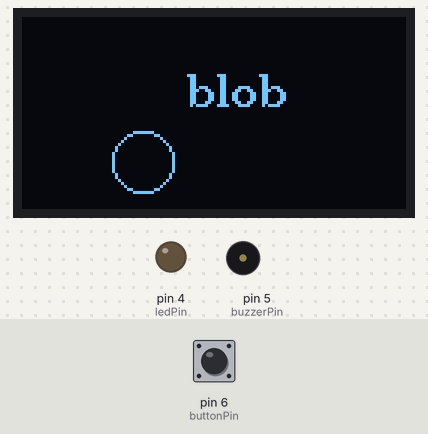
Bench run of a sketch on a simulated Arduino Uno, built with avr-gcc and run on an emulated ATmega328P. Parts: 128×64 one-colour display, output pins drawn as LEDs (lit = HIGH), buzzer (waves = sounding, pin HIGH). The test bench sets the inputs (shaded band); at power-on: pin 6 (buttonPin) LOW.

Above: at 1.2 s.
At 2.8 s:
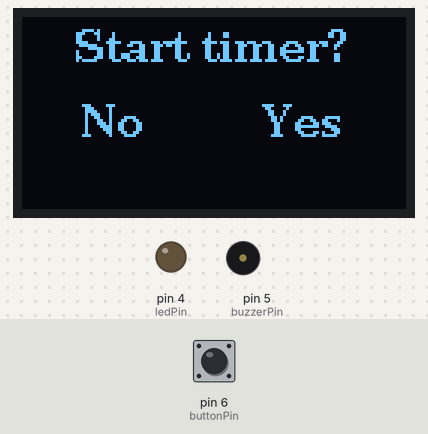
2.9 s: pin 6 (buttonPin) pulled HIGH for 0.15 s
At 3.7 s:
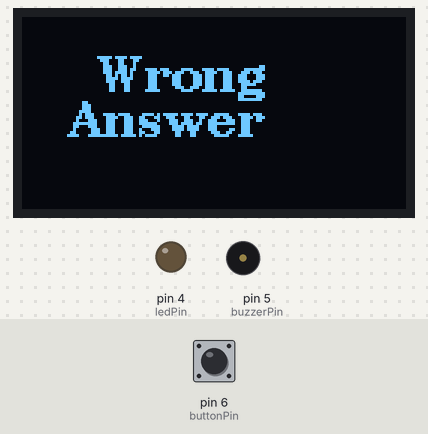
At 4.54 s:
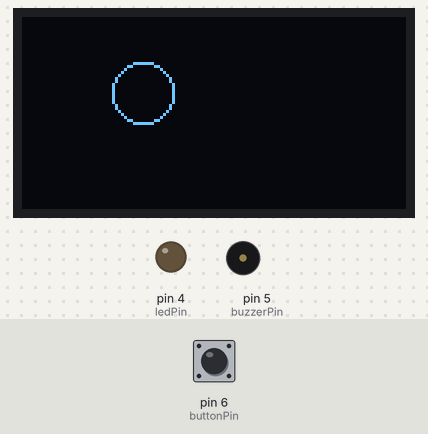
Timing chart, 0 to 6.0 s (numbered marks = the images above; inputs shaded):
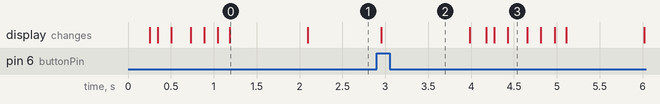

Measured:
- after the input at 2.9 s, the display: changes after 0.05 s (image 2)
- what the display in image 0 shows lasts 0.9 s, from 1.2 s to 2.1 s

The sketch:

arduinotimer.ino
```cpp
#include <U8g2lib.h>
#include <arduino-timer.h>

auto timer = timer_create_default();

U8G2_SSD1306_128X64_NONAME_F_HW_I2C u8g2(U8G2_R2, SCL, SDA, U8X8_PIN_NONE);

unsigned long prevMillis;
unsigned long currentMillis;
boolean timerMode;
int timerTime;

void setup() {

  //for timer
  u8g2.begin();
  pinMode(6, INPUT); //buttonPin
  pinMode(4, OUTPUT); //ledPin
  pinMode(A0, INPUT); //rotaryPin
  pinMode(5, OUTPUT); //buzzerPin
  timerMode = false;
  auto everySecond = timer.every(1000, updateScreen); //calls updateScreen() every 1000 milliseconds

}


void loop() {

  startAnimation();

  u8g2.clearBuffer();
  u8g2.setFont(u8g2_font_ncenB10_tr);
  u8g2.drawStr(18,15, "Start timer?");
  u8g2.drawStr(20,40, "No");
  u8g2.drawStr(80,40, "Yes");
  u8g2.sendBuffer();
  bool choice = waitForButton();

  if (choice){
    trackMillis(1000);
    while(!timerMode){
      u8g2.clearBuffer();
      int input = analogRead(A0);
      timerTime = map(input, 0, 1023, 0, 60);
      u8g2.setFont(u8g2_font_ncenB10_tr);
      u8g2.drawStr(5,15, "Setting Timer...");
      u8g2.setCursor(55, 45);
      u8g2.print(timerTime);
      u8g2.setFont(u8g2_font_ncenB08_tr);
      u8g2.drawStr(40,56, "seconds");
      u8g2.sendBuffer();
      int confirmTime = digitalRead(6);
      if (confirmTime){
        timerMode = true;
        break;
      } else{
        continue;
      }
    }
    while(timerMode){
      timer.tick();
    }
  } else{
    showInfo();
  }

}

bool updateScreen(void *){
  u8g2.clearBuffer();
  u8g2.setFont(u8g2_font_ncenB18_tr);
  u8g2.setCursor(50, 35);
  u8g2.print(timerTime);
  u8g2.sendBuffer();
  timerTime -= 1;
  if (timerTime == -1){
    timerMode = false;
    timerEnd();
    return false;
  }
  return true;
}

void timerEnd(){
  u8g2.clearBuffer();
  u8g2.setFont(u8g2_font_ncenB14_tr);
  int buttonPressed = digitalRead(6);

  while (!buttonPressed){
    buttonPressed = digitalRead(6);

    //turns evertything on
    u8g2.setCursor(25, 25);
    u8g2.print("TIMER");
    u8g2.setCursor(25, 45);
    u8g2.print("ENDED");
    u8g2.sendBuffer();
    analogWrite(5, 50);
    digitalWrite(4, HIGH);

    logMillis();
    trackMillis(1500);

    analogWrite(5, 0);
    digitalWrite(4, LOW);
    u8g2.clear();

    logMillis();
    trackMillis(1500);

    if(buttonPressed){
      analogWrite(5, 0);
      digitalWrite(4, LOW);
      u8g2.clearBuffer();
      u8g2.setCursor(25, 25);
      u8g2.print("TIMER");
      u8g2.setCursor(20, 45);
      u8g2.print("STOPPED");
      u8g2.sendBuffer();
      logMillis();
      break;
    }
  }
  trackMillis(1000);  //lets button reset to 0
  loop(); //triggers main arduino loop
}

bool waitForButton(){
  while(true){
    int buttonState = digitalRead(6);
    if (buttonState == HIGH){
      int rotaryChoice = analogRead(A0);
      if (rotaryChoice >= 512){
        return false; //choice "don't set timer"
      }else{
        logMillis();
        return true; //choice "set timer"
      }
    }
  }
}

void showInfo(){
  u8g2.clearBuffer();
  u8g2.setFont(u8g2_font_ncenB12_tr);
  u8g2.setCursor(25, 25);
  u8g2.print("Wrong");
  u8g2.setCursor(15, 40);
  u8g2.print("Answer");
  u8g2.sendBuffer();
  logMillis();
  trackMillis(1000);
}

void logMillis(){
  currentMillis = millis();
  prevMillis = currentMillis;
}

void trackMillis(int x){ //delays for x seconds
  while(true){
    currentMillis = millis();
    if (currentMillis - prevMillis >= x){
      break;
    }
  }
  return;
}

void startAnimation(){
  u8g2.clearBuffer();
  u8g2.drawCircle(40, 48, 10, U8G2_DRAW_ALL);
  u8g2.sendBuffer();
  logMillis();
  trackMillis(165);

  u8g2.clearBuffer();
  u8g2.drawEllipse(40, 52, 15, 8, U8G2_DRAW_ALL);
  u8g2.sendBuffer();
  logMillis();
  trackMillis(70);

  u8g2.clearBuffer();
  u8g2.drawCircle(40, 40, 10, U8G2_DRAW_ALL);
  u8g2.sendBuffer();
  logMillis();
  trackMillis(130);

  u8g2.clearBuffer();
  u8g2.drawCircle(40, 25, 10, U8G2_DRAW_ALL);
  u8g2.sendBuffer();
  logMillis();
  trackMillis(200);

  u8g2.clearBuffer();
  u8g2.drawCircle(40, 35, 10, U8G2_DRAW_ALL);
  u8g2.sendBuffer();
  logMillis();
  trackMillis(130);

  u8g2.clearBuffer();
  u8g2.drawCircle(40, 45, 10, U8G2_DRAW_ALL);
  u8g2.sendBuffer();
  logMillis();
  trackMillis(130);

  u8g2.clearBuffer();
  u8g2.drawEllipse(40, 52, 15, 8, U8G2_DRAW_ALL);
  u8g2.sendBuffer();
  logMillis();
  trackMillis(100);

  u8g2.clearBuffer();
  u8g2.drawCircle(40, 48, 10, U8G2_DRAW_ALL);
  u8g2.setFont(u8g2_font_ncenB10_tr);
  u8g2.drawStr(55,30,"blob");
  u8g2.sendBuffer();
  logMillis();
  trackMillis(850);
}
```
